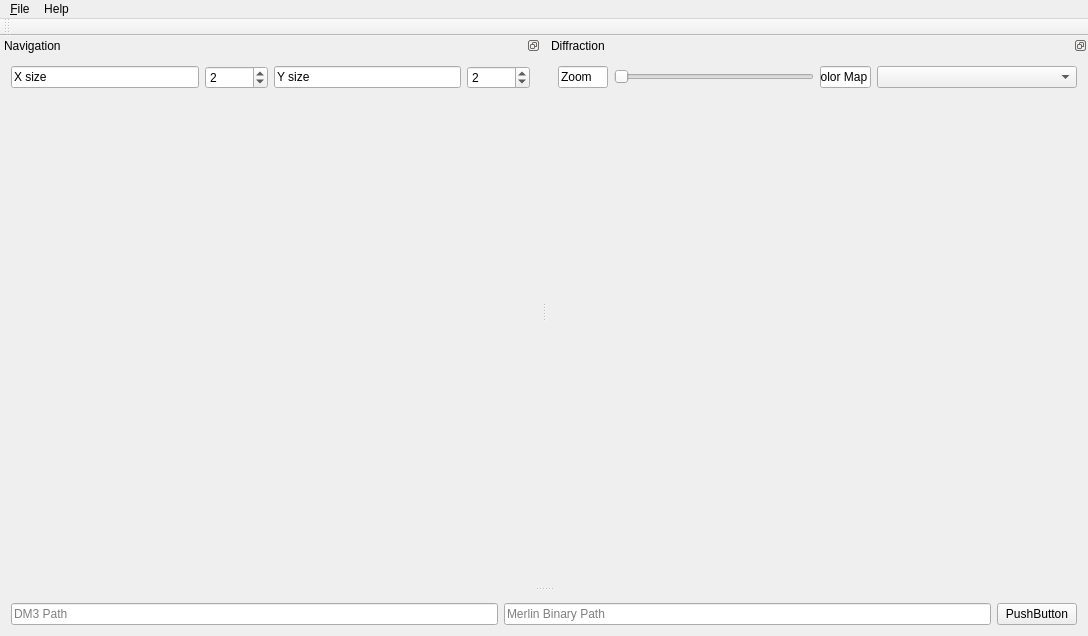
<?xml version="1.0" encoding="UTF-8"?>
<ui version="4.0">
 <class>MainWindow</class>
 <widget class="QMainWindow" name="MainWindow">
  <property name="geometry">
   <rect>
    <x>0</x>
    <y>0</y>
    <width>1087</width>
    <height>636</height>
   </rect>
  </property>
  <property name="windowTitle">
   <string>FpdExplorer</string>
  </property>
  <widget class="QWidget" name="centralWidget">
   <property name="sizePolicy">
    <sizepolicy hsizetype="Fixed" vsizetype="Fixed">
     <horstretch>0</horstretch>
     <verstretch>0</verstretch>
    </sizepolicy>
   </property>
   <layout class="QGridLayout" name="gridLayout_5">
    <item row="0" column="0">
     <widget class="QLineEdit" name="DM3">
      <property name="inputMask">
       <string/>
      </property>
      <property name="text">
       <string/>
      </property>
      <property name="readOnly">
       <bool>true</bool>
      </property>
      <property name="placeholderText">
       <string>DM3 Path</string>
      </property>
      <property name="clearButtonEnabled">
       <bool>true</bool>
      </property>
     </widget>
    </item>
    <item row="0" column="2">
     <widget class="QPushButton" name="pushButton">
      <property name="text">
       <string>PushButton</string>
      </property>
     </widget>
    </item>
    <item row="0" column="1">
     <widget class="QLineEdit" name="MIB">
      <property name="inputMask">
       <string/>
      </property>
      <property name="text">
       <string/>
      </property>
      <property name="readOnly">
       <bool>true</bool>
      </property>
      <property name="placeholderText">
       <string>Merlin Binary Path</string>
      </property>
      <property name="clearButtonEnabled">
       <bool>true</bool>
      </property>
     </widget>
    </item>
   </layout>
  </widget>
  <widget class="QMenuBar" name="menuBar">
   <property name="geometry">
    <rect>
     <x>0</x>
     <y>0</y>
     <width>1087</width>
     <height>26</height>
    </rect>
   </property>
   <widget class="QMenu" name="menu_file">
    <property name="title">
     <string>&amp;File</string>
    </property>
    <widget class="QMenu" name="menu_Open">
     <property name="title">
      <string>&amp;Open</string>
     </property>
     <addaction name="action_dm3"/>
     <addaction name="action_mib"/>
     <addaction name="action_hdf5"/>
    </widget>
    <addaction name="menu_Open"/>
   </widget>
   <widget class="QMenu" name="menuHelp">
    <property name="title">
     <string>Help</string>
    </property>
    <addaction name="action_about"/>
   </widget>
   <addaction name="menu_file"/>
   <addaction name="menuHelp"/>
  </widget>
  <widget class="QToolBar" name="toolBar">
   <property name="windowTitle">
    <string>toolBar</string>
   </property>
   <attribute name="toolBarArea">
    <enum>TopToolBarArea</enum>
   </attribute>
   <attribute name="toolBarBreak">
    <bool>false</bool>
   </attribute>
  </widget>
  <widget class="QDockWidget" name="navigationWidget">
   <property name="sizePolicy">
    <sizepolicy hsizetype="Expanding" vsizetype="Expanding">
     <horstretch>2</horstretch>
     <verstretch>50</verstretch>
    </sizepolicy>
   </property>
   <property name="minimumSize">
    <size>
     <width>541</width>
     <height>541</height>
    </size>
   </property>
   <property name="floating">
    <bool>false</bool>
   </property>
   <property name="features">
    <set>QDockWidget::DockWidgetFloatable|QDockWidget::DockWidgetMovable</set>
   </property>
   <property name="windowTitle">
    <string>Navigation</string>
   </property>
   <attribute name="dockWidgetArea">
    <number>4</number>
   </attribute>
   <widget class="QWidget" name="dockWidgetContents_8">
    <layout class="QGridLayout" name="gridLayout_4">
     <item row="1" column="0">
      <layout class="QGridLayout" name="gridLayout">
       <item row="0" column="0">
        <widget class="MyMplCanvas" name="widget_3" native="true">
         <property name="sizePolicy">
          <sizepolicy hsizetype="Expanding" vsizetype="Expanding">
           <horstretch>0</horstretch>
           <verstretch>0</verstretch>
          </sizepolicy>
         </property>
        </widget>
       </item>
      </layout>
     </item>
     <item row="0" column="0">
      <layout class="QGridLayout" name="gridLayout_6">
       <item row="0" column="1">
        <widget class="QSpinBox" name="navX">
         <property name="sizePolicy">
          <sizepolicy hsizetype="Minimum" vsizetype="Fixed">
           <horstretch>1</horstretch>
           <verstretch>0</verstretch>
          </sizepolicy>
         </property>
         <property name="wrapping">
          <bool>true</bool>
         </property>
         <property name="minimum">
          <number>1</number>
         </property>
         <property name="value">
          <number>2</number>
         </property>
        </widget>
       </item>
       <item row="0" column="3">
        <widget class="QSpinBox" name="navY">
         <property name="sizePolicy">
          <sizepolicy hsizetype="Minimum" vsizetype="Fixed">
           <horstretch>1</horstretch>
           <verstretch>0</verstretch>
          </sizepolicy>
         </property>
         <property name="wrapping">
          <bool>true</bool>
         </property>
         <property name="frame">
          <bool>true</bool>
         </property>
         <property name="minimum">
          <number>1</number>
         </property>
         <property name="value">
          <number>2</number>
         </property>
        </widget>
       </item>
       <item row="0" column="0">
        <widget class="QLineEdit" name="lineEdit">
         <property name="sizePolicy">
          <sizepolicy hsizetype="Expanding" vsizetype="Fixed">
           <horstretch>3</horstretch>
           <verstretch>0</verstretch>
          </sizepolicy>
         </property>
         <property name="text">
          <string>X size</string>
         </property>
         <property name="readOnly">
          <bool>true</bool>
         </property>
        </widget>
       </item>
       <item row="0" column="2">
        <widget class="QLineEdit" name="lineEdit_2">
         <property name="sizePolicy">
          <sizepolicy hsizetype="Expanding" vsizetype="Fixed">
           <horstretch>3</horstretch>
           <verstretch>0</verstretch>
          </sizepolicy>
         </property>
         <property name="text">
          <string>Y size</string>
         </property>
         <property name="readOnly">
          <bool>true</bool>
         </property>
        </widget>
       </item>
      </layout>
     </item>
    </layout>
   </widget>
  </widget>
  <widget class="QDockWidget" name="diffractionWidget">
   <property name="sizePolicy">
    <sizepolicy hsizetype="Expanding" vsizetype="Expanding">
     <horstretch>2</horstretch>
     <verstretch>50</verstretch>
    </sizepolicy>
   </property>
   <property name="minimumSize">
    <size>
     <width>541</width>
     <height>541</height>
    </size>
   </property>
   <property name="floating">
    <bool>false</bool>
   </property>
   <property name="features">
    <set>QDockWidget::DockWidgetFloatable|QDockWidget::DockWidgetMovable</set>
   </property>
   <property name="windowTitle">
    <string>Diffraction</string>
   </property>
   <attribute name="dockWidgetArea">
    <number>4</number>
   </attribute>
   <widget class="QWidget" name="dockWidgetContents_9">
    <layout class="QGridLayout" name="gridLayout_3">
     <item row="0" column="0">
      <layout class="QGridLayout" name="gridLayout_7">
       <item row="0" column="3">
        <widget class="QComboBox" name="colorMap">
         <property name="sizePolicy">
          <sizepolicy hsizetype="Preferred" vsizetype="Fixed">
           <horstretch>4</horstretch>
           <verstretch>0</verstretch>
          </sizepolicy>
         </property>
         <property name="currentText">
          <string/>
         </property>
        </widget>
       </item>
       <item row="0" column="1">
        <widget class="QSlider" name="zoomSlider">
         <property name="sizePolicy">
          <sizepolicy hsizetype="Expanding" vsizetype="Fixed">
           <horstretch>4</horstretch>
           <verstretch>0</verstretch>
          </sizepolicy>
         </property>
         <property name="orientation">
          <enum>Qt::Horizontal</enum>
         </property>
        </widget>
       </item>
       <item row="0" column="0">
        <widget class="QLineEdit" name="lineEdit_3">
         <property name="sizePolicy">
          <sizepolicy hsizetype="Expanding" vsizetype="Fixed">
           <horstretch>1</horstretch>
           <verstretch>0</verstretch>
          </sizepolicy>
         </property>
         <property name="text">
          <string>Zoom</string>
         </property>
         <property name="readOnly">
          <bool>true</bool>
         </property>
        </widget>
       </item>
       <item row="0" column="2">
        <widget class="QLineEdit" name="lineEdit_4">
         <property name="sizePolicy">
          <sizepolicy hsizetype="Expanding" vsizetype="Fixed">
           <horstretch>1</horstretch>
           <verstretch>0</verstretch>
          </sizepolicy>
         </property>
         <property name="text">
          <string>Color Map</string>
         </property>
         <property name="readOnly">
          <bool>true</bool>
         </property>
        </widget>
       </item>
      </layout>
     </item>
     <item row="1" column="0">
      <layout class="QGridLayout" name="gridLayout_2">
       <item row="0" column="0">
        <widget class="MyMplCanvas" name="widget_4" native="true">
         <property name="sizePolicy">
          <sizepolicy hsizetype="Expanding" vsizetype="Expanding">
           <horstretch>0</horstretch>
           <verstretch>0</verstretch>
          </sizepolicy>
         </property>
        </widget>
       </item>
      </layout>
     </item>
    </layout>
   </widget>
  </widget>
  <action name="action_dm3">
   <property name="text">
    <string>&amp;.dm3</string>
   </property>
  </action>
  <action name="action_mib">
   <property name="text">
    <string>&amp;.mib</string>
   </property>
  </action>
  <action name="action_hdf5">
   <property name="text">
    <string>&amp;.hdf5</string>
   </property>
  </action>
  <action name="action_about">
   <property name="text">
    <string>&amp;About</string>
   </property>
  </action>
 </widget>
 <layoutdefault spacing="6" margin="11"/>
 <customwidgets>
  <customwidget>
   <class>MyMplCanvas</class>
   <extends>QWidget</extends>
   <header>custom_widgets</header>
   <container>1</container>
   <slots>
    <slot>clear_figure()</slot>
   </slots>
  </customwidget>
 </customwidgets>
 <tabstops>
  <tabstop>DM3</tabstop>
  <tabstop>MIB</tabstop>
  <tabstop>pushButton</tabstop>
  <tabstop>lineEdit</tabstop>
  <tabstop>navX</tabstop>
  <tabstop>lineEdit_2</tabstop>
  <tabstop>navY</tabstop>
 </tabstops>
 <resources/>
 <connections>
  <connection>
   <sender>pushButton</sender>
   <signal>clicked()</signal>
   <receiver>MainWindow</receiver>
   <slot>LoadFiles()</slot>
   <hints>
    <hint type="sourcelabel">
     <x>1059</x>
     <y>615</y>
    </hint>
    <hint type="destinationlabel">
     <x>1021</x>
     <y>635</y>
    </hint>
   </hints>
  </connection>
  <connection>
   <sender>navY</sender>
   <signal>valueChanged(int)</signal>
   <receiver>MainWindow</receiver>
   <slot>update_rect(int)</slot>
   <hints>
    <hint type="sourcelabel">
     <x>514</x>
     <y>94</y>
    </hint>
    <hint type="destinationlabel">
     <x>543</x>
     <y>121</y>
    </hint>
   </hints>
  </connection>
  <connection>
   <sender>navX</sender>
   <signal>valueChanged(int)</signal>
   <receiver>MainWindow</receiver>
   <slot>update_rect(int)</slot>
   <hints>
    <hint type="sourcelabel">
     <x>250</x>
     <y>94</y>
    </hint>
    <hint type="destinationlabel">
     <x>0</x>
     <y>124</y>
    </hint>
   </hints>
  </connection>
 </connections>
 <slots>
  <slot>LoadFiles()</slot>
  <slot>function_dm3()</slot>
  <slot>function_mib()</slot>
  <slot>update_rect(int)</slot>
 </slots>
</ui>
